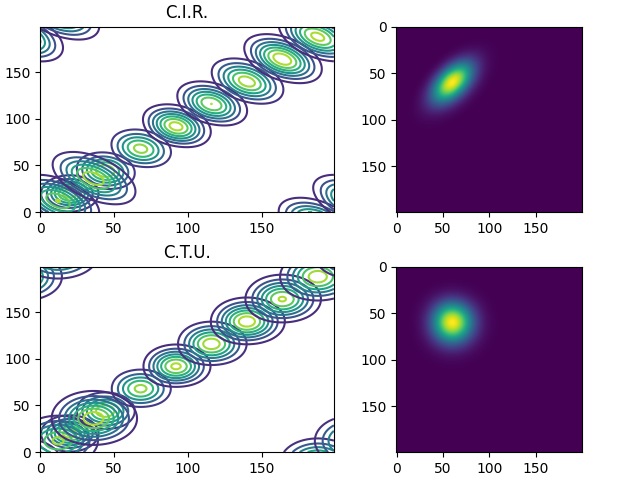

The script that saved this image:
import numpy as np
import matplotlib.pyplot as plt

# --------------------------------------------------------------------------------------------------
# Globals
# --------------------------------------------------------------------------------------------------
Nx = 200
Ny = 200
dx = 1.0 / Nx
dy = 1.0 / Ny
sigma_x = 10 * dx
sigma_y = 10 * dy
x0 = 2 * sigma_x
y0 = 2 * sigma_y
ca = 0.48
cb = 0.48


# --------------------------------------------------------------------------------------------------
# Methods
# --------------------------------------------------------------------------------------------------
def ctu(rho):
    rhoJminus1 = np.roll(rho, 1, axis=0)  # to calculate the x-axis term in rhoTmp
    rho_st = (1 - ca) * rho + ca * rhoJminus1
    rho_stLminus1 = np.roll(rho_st, 1, axis=1)  # to calculate the y-axis term in rhoNew
    return (1 - cb) * rho_st + cb * rho_stLminus1


def cir(rho):
    rhoJminus1 = np.roll(rho, 1, axis=0)  # to calculate the x-axis term in rhoTmp
    rhoLminus1 = np.roll(rho, 1, axis=1)  # to calculate the y-axis term in rhoNew
    return rho - (ca * (rho - rhoJminus1) + cb * (rho - rhoLminus1))


def initialCondition():
    rho = np.zeros((Nx, Ny))
    for j in range(Nx):
        for l in range(Ny):
            x = j * dx
            y = l * dy
            rho[j, l] = np.exp(
                -((x - x0) ** 2) / (2 * sigma_x**2)
                - (y - y0) ** 2 / (2 * sigma_y**2)
            )
    return rho


# --------------------------------------------------------------------------------------------------
# Main
# --------------------------------------------------------------------------------------------------
if __name__ == "__main__":
    fig, axs = plt.subplots(2, 2, layout='constrained')
    rounds = 500
    step_h = 50

    rho = initialCondition()
    for i in range(rounds):
        if i % step_h == 0:
            axs[0, 0].contour(rho)
        rho = cir(rho)
    axs[0, 0].set_title("C.I.R.")
    axs[0, 1].imshow(rho)

    rho = initialCondition()
    for i in range(rounds):
        if i % step_h == 0:
            axs[1, 0].contour(rho)
        rho = ctu(rho)
    axs[1, 0].set_title("C.T.U.")
    axs[1, 1].imshow(rho)

    fig.savefig('finite_volume.png')
    # plt.show()
